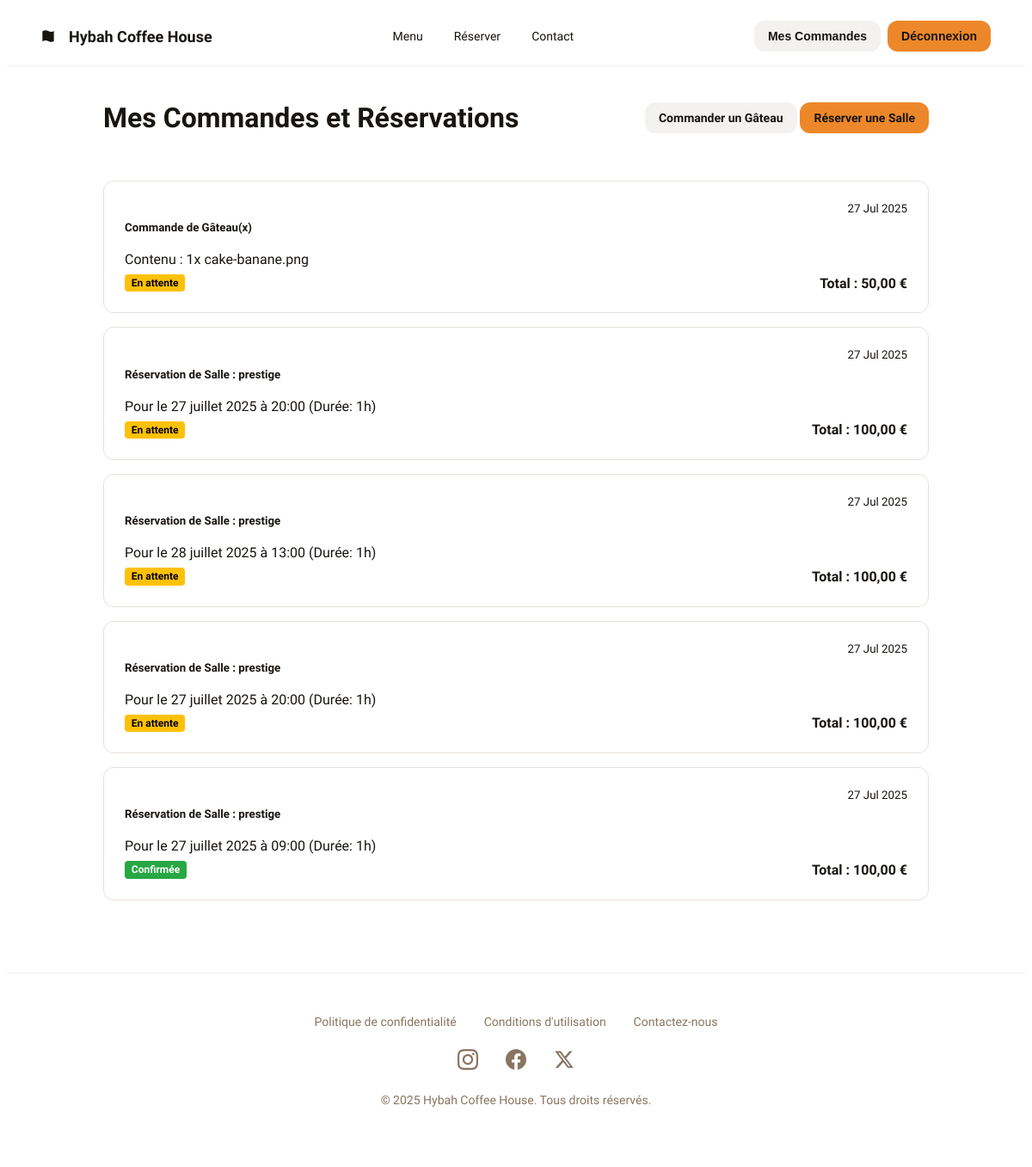
The app's page /comptes/historique/ (signed in) with its own data.
### reservations/models.py (models this page shows, shortened)
class Reservation(models.Model):
    EN_ATTENTE = 'ATTENTE'
    CONFIRMEE = 'CONFIRMEE'
    ANNULEE = 'ANNULEE'
    STATUT_CHOICES = [
        (EN_ATTENTE, 'En attente'),
        (CONFIRMEE, 'Confirmée'),
        (ANNULEE, 'Annulée'),
    ]
    TYPE_SALLE = 'SALLE'
    TYPE_GATEAU = 'GATEAU'
    TYPE_CHOICES = [
        (TYPE_SALLE, 'Réservation de Salle'),
        (TYPE_GATEAU, 'Commande de Gâteau'),
    ]
    salle = models.ForeignKey(Salle, on_delete=models.SET_NULL, null=True, blank=True)
    type_reservation = models.CharField(max_length=10, choices=TYPE_CHOICES, default=TYPE_SALLE)
    gateau_details = models.JSONField(null=True, blank=True)
    utilisateur = models.ForeignKey(settings.AUTH_USER_MODEL, on_delete=models.CASCADE)
    date_reservation = models.DateField(null=True, blank=True)
    heure_debut = models.TimeField(null=True, blank=True)
    duree_heures = models.IntegerField(default=0)
    prix_total = models.DecimalField(max_digits=8, decimal_places=2)
    statut = models.CharField(max_length=10, choices=STATUT_CHOICES, default=EN_ATTENTE)
    horodatage_creation = models.DateTimeField(auto_now_add=True)

### salles/models.py (models this page shows, shortened)
class Salle(models.Model):
    HOMMES = 'H'
    FEMMES = 'F'
    CATEGORIE_CHOICES = [
        (HOMMES, 'Salle pour Hommes'),
        (FEMMES, 'Salle pour Femmes'),
    ]
    nom = models.CharField(max_length=100)
    description = models.TextField()
    capacite = models.IntegerField()
    categorie = models.CharField(
        max_length=1,
        choices=CATEGORIE_CHOICES,
    )
    photo = models.ImageField(
        upload_to='photos_salles/', # Les images iront dans le dossier media/photos_salles/
        null=True,                  # Le champ peut être vide
        blank=True                  # Le champ n'est pas obligatoire dans les formulaires
    )
    prix_par_heure = models.DecimalField(max_digits=6, decimal_places=2)

### comptes/views.py (the view)
# urls.py: path('historique/', views.historique_reservations, name='historique'),
@login_required
def historique_reservations(request):
    reservations_utilisateur = Reservation.objects.filter(utilisateur=request.user).order_by('-horodatage_creation')
    context = {
        'reservations': reservations_utilisateur
    }
    return render(request, 'comptes/historique.html', context)

### comptes/templates/comptes/historique.html
{% extends 'base.html' %}
{% block content %}
    <div style="display: flex; justify-content: space-between; align-items: center; margin-bottom: 2rem;">
        <h1>Mes Commandes et Réservations</h1>
        <div>
            <a href="{% url 'liste_gateaux' %}" class="btn btn-secondary">Commander un Gâteau</a>
            <a href="{% url 'liste_salles' %}" class="btn btn-primary">Réserver une Salle</a>
        </div>
    </div>
    {% if reservations %}
        <div class="list-group">
            {% for resa in reservations %}
                <div class="list-group-item">
                    <div class="d-flex w-100 justify-content-between">
                        <h5 class="mb-1">
                            {% if resa.type_reservation == 'SALLE' %}
                                Réservation de Salle : <strong>{{ resa.salle.nom }}</strong>
                            {% elif resa.type_reservation == 'GATEAU' %}
                                Commande de Gâteau(x)
                            {% endif %}
                        </h5>
                        <small class="text-muted">{{ resa.horodatage_creation|date:"d M Y" }}</small>
                    </div>
                    <p class="mb-1">
                        {% if resa.type_reservation == 'SALLE' %}
                            Pour le {{ resa.date_reservation|date:"d F Y" }} à {{ resa.heure_debut|time:"H:i" }} (Durée: {{ resa.duree_heures }}h)
                        {% elif resa.type_reservation == 'GATEAU' and resa.gateau_details %}
                            Contenu :
                            {% for item in resa.gateau_details %}
                                {{ item.quantite }}x {{ item.nom }}{% if not forloop.last %}, {% endif %}
                            {% endfor %}
                        {% endif %}
                    </p>
                    <div class="d-flex w-100 justify-content-between align-items-center mt-2">
                        <span class="badge {{ resa.statut|lower }}">{{ resa.get_statut_display }}</span>
                        <strong>Total : {{ resa.prix_total }} €</strong>
                    </div>
                </div>
            {% endfor %}
        </div>
    {% else %}
        <div class="empty-cart">
            <h3>Aucun historique</h3>
            <p>Vous n'avez encore passé aucune commande ou réservation.</p>
        </div>
    {% endif %}
{% endblock %}

### comptes/static/comptes/style.css (style rules this page uses)
:root { --primary-color: #ed882a; --dark-color: #181411; --light-gray-color: #f4f2f0; --text-color: #181411; --text-muted-color: #897561; }
body { font-family: 'Plus Jakarta Sans', 'Noto Sans', sans-serif; color: var(--text-color); background-color: #FFFFFF; }
h1, h2, h3 { font-weight: 800; }
a { color: var(--primary-color); text-decoration: none; }
.btn { display: inline-flex; align-items: center; justify-content: center; padding: 0.625rem 1rem; border-radius: 0.75rem; font-weight: 700; font-size: 0.875rem; border: none; cursor: pointer; transition: background-color 0.2s; }
.btn-primary { background-color: var(--primary-color); color: var(--dark-color); }
.btn-secondary { background-color: var(--light-gray-color); color: var(--dark-color); }
.list-group-item { background-color: white; border: 1px solid #e6e0db; padding: 1.5rem; margin-bottom: 1rem; border-radius: 0.75rem; }
.d-flex { display: flex !important; }
.w-100 { width: 100% !important; }
.justify-content-between { justify-content: space-between !important; }
.align-items-center { align-items: center !important; }
.mt-2 { margin-top: 0.5rem !important; }
.mb-1 { margin-bottom: 0.25rem !important; }
.badge { display: inline-block; padding: .35em .65em; font-size: .75em; font-weight: 700; line-height: 1; color: #fff; text-align: center; white-space: nowrap; vertical-align: baseline; border-radius: .25rem; }
.badge.attente { background-color: #ffc107; color: #000; }
.badge.confirmee { background-color: #28a745; }

### records on screen
Reservation: type_reservation "Commande de Gâteau(x)", horodatage_creation "27 Jul 2025", quantite "1", nom "cake-banane.png", statut "En attente", prix_total "50,00"
Reservation: salle.nom "prestige", horodatage_creation "27 Jul 2025", date_reservation "27 juillet 2025", heure_debut "20:00", duree_heures "1", statut "En attente", prix_total "100,00"
Reservation: salle.nom "prestige", horodatage_creation "27 Jul 2025", date_reservation "28 juillet 2025", heure_debut "13:00", duree_heures "1", statut "En attente", prix_total "100,00"
Reservation: salle.nom "prestige", horodatage_creation "27 Jul 2025", date_reservation "27 juillet 2025", heure_debut "20:00", duree_heures "1", statut "En attente", prix_total "100,00"
Reservation: salle.nom "prestige", horodatage_creation "27 Jul 2025", date_reservation "27 juillet 2025", heure_debut "09:00", duree_heures "1", statut "Confirmée", prix_total "100,00"
